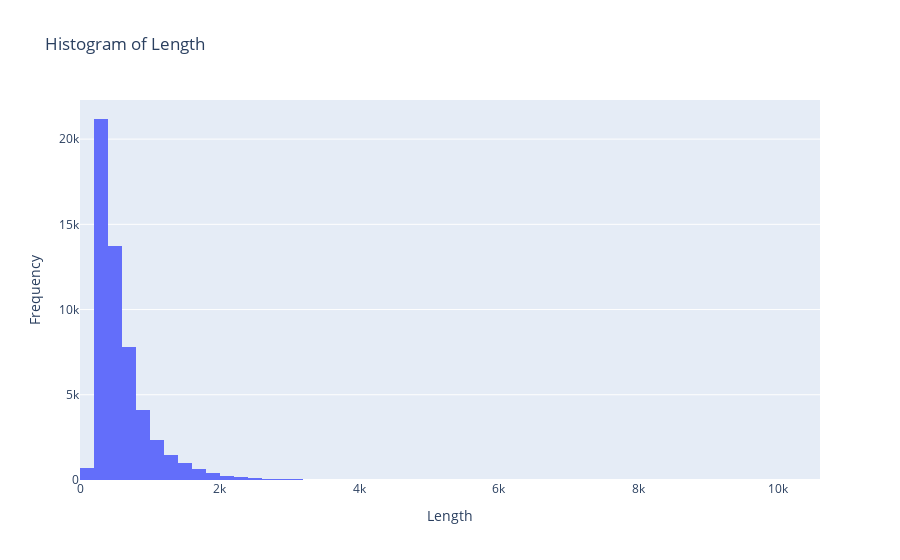

Write notebook code for a chart like this one.
### Markdown cell above
---
### Histogram of Description Length

### Code cell
train_df['length']=train_df['description'].apply(len)
fig = px.histogram(train_df, x='length', nbins=100, title='Histogram of Length')
fig.update_layout(xaxis_title='Length', yaxis_title='Frequency')
fig.show()

### Figure 1 — Plotly figure (JSON) as saved in the notebook; plotly's stock layout.template omitted (floating-point values rounded to 4 significant figures; data arrays with more than 128 entries replaced by an {"elided": "..."} marker saying what was removed)
{"data": [{"alignmentgroup": "True", "bingroup": "x", "hovertemplate": "length=%{x}<br>count=%{y}<extra></extra>", "legendgroup": "", "marker": {"color": "#636efa", "pattern": {"shape": ""}}, "name": "", "nbinsx": 100, "offsetgroup": "", "orientation": "v", "showlegend": false, "type": "histogram", "x": {"elided": "54214 int values"}, "xaxis": "x", "yaxis": "y"}], "layout": {"barmode": "relative", "legend": {"tracegroupgap": 0}, "title": {"text": "Histogram of Length"}, "xaxis": {"anchor": "y", "domain": [0, 1], "title": {"text": "Length"}}, "yaxis": {"anchor": "x", "domain": [0, 1], "title": {"text": "Frequency"}}}}
